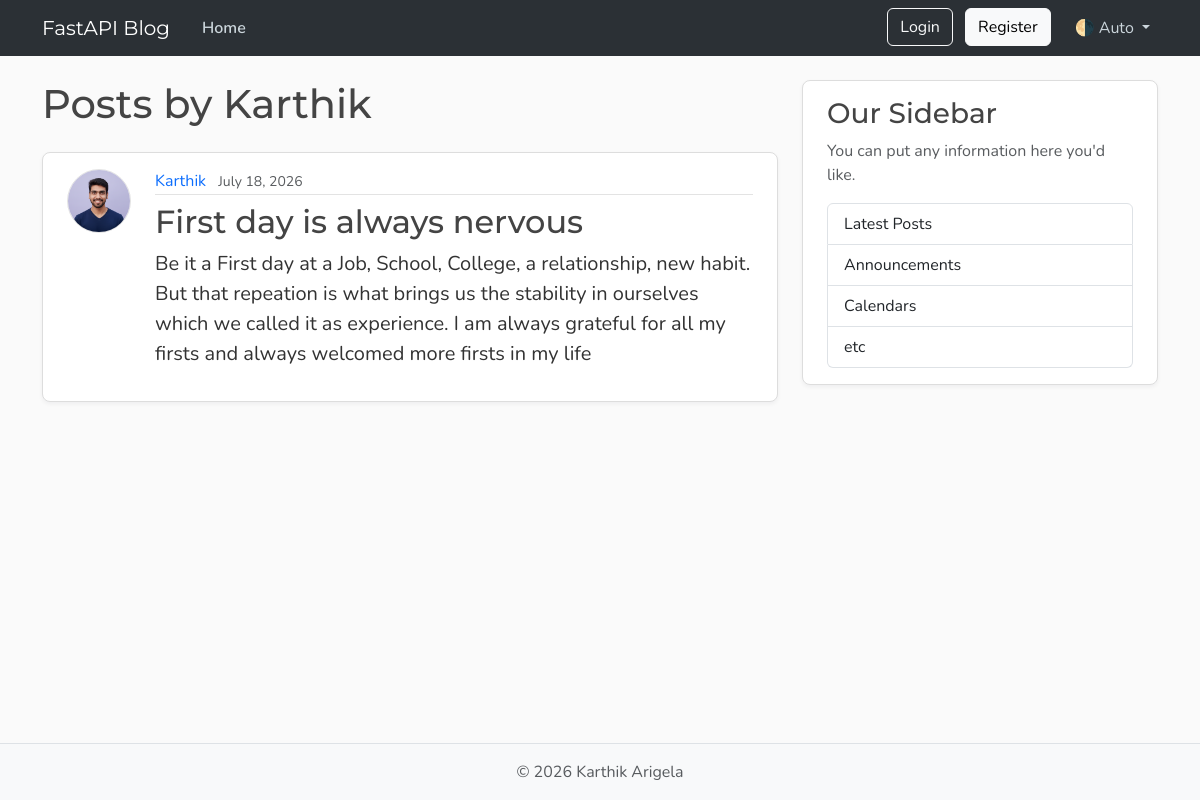
The page /users/1/posts on the database its author committed.
### models.py (models this page shows, shortened)
class User(Base):
    __tablename__ = "users"
    id: Mapped[int] = mapped_column(Integer, primary_key=True, index=True)
    username: Mapped[str] = mapped_column(String(50), unique=True, nullable=False)
    email: Mapped[str] = mapped_column(String(120), unique=True, nullable=False)
    password_hash: Mapped[str] = mapped_column(String(200), nullable=False)
    image_file: Mapped[str | None] = mapped_column(
        String(200),
        nullable=True,
        default=None,
    )
    posts: Mapped[list[Post]] = relationship(back_populates="author", cascade="all, delete-orphan")

class Post(Base):
    __tablename__ = "posts"
    id: Mapped[int] = mapped_column(Integer, primary_key=True, index=True)
    title: Mapped[str] = mapped_column(String(100), nullable=False)
    content: Mapped[str] = mapped_column(Text, nullable=False)
    user_id: Mapped[int] = mapped_column(
        ForeignKey("users.id"),
        nullable=False,
        index=True,
    )
    date_posted: Mapped[datetime] = mapped_column(
        DateTime(timezone=True),
        default=lambda: datetime.now(UTC),
    )
    author: Mapped[User] = relationship(back_populates="posts")

### main.py (the view)
@app.get("/users/{user_id}/posts", name="user_posts")
async def user_posts_page(
    request: Request, user_id: int, db: Annotated[AsyncSession, Depends(get_db)]
):
    result = await db.execute(select(models.User).where(models.User.id == user_id))
    user = result.scalars().first()
    if not user:
        raise HTTPException(
            status_code=status.HTTP_404_NOT_FOUND,
            detail="User not found",
        )
    result = await db.execute(select(models.Post).options(selectinload(models.Post.author)).where(models.Post.user_id == user_id).order_by(models.Post.date_posted.desc()))
    posts = result.scalars().all()
    return templates.TemplateResponse(
        request,
        "user_posts.html",
        {"posts": posts, "user": user, "title": f"{user.username}'s Posts"},
    )

### templates/user_posts.html
{% extends "layout.html" %}
{% block content %}
<h1 class="mb-4">Posts by {{ user.username }}</h1>
{% for post in posts %}
<article class="content-section py-3 px-4 mb-4">
    <div class="d-flex align-items-start gap-4">
        <img class="rounded-circle article-img flex-shrink-0" src="{{ post.author.image_path }}"
            alt="{{ post.author.username }}'s profile picture" width="64" height="64" loading="lazy">
        <div class="flex-grow-1">
            <div class="article-metadata mb-2">
                <a class="me-2" href="{{ url_for('user_posts', user_id=post.author.id) }}">{{ post.author.username
                    }}</a>
                <small class="text-body-secondary">{{ post.date_posted.strftime("%B %d, %Y") }}</small>
            </div>
            <h2>
                <a class="article-title" href="{{ url_for('post_page', post_id=post.id) }}">{{ post.title }}</a>
            </h2>
            <p class="article-content">{{ post.content }}</p>
        </div>
    </div>
</article>
{% else %}
<p class="text-body-secondary">No posts by this user yet.</p>
{% endfor %}
{% endblock content %}

### static/css/main.css (style rules this page uses)
:root { --font-heading: "Montserrat", system-ui, -apple-system, BlinkMacSystemFont, sans-serif; --font-body: "Nunito", system-ui, -apple-system, BlinkMacSystemFont, sans-serif; --color-bg-body: #fafafa; --color-bg-content: #ffffff; --color-text-primary: #333333; --color-text-heading: #444444; --color-steel: #527c9f; --color-nav-link: #cbd5db; --color-nav-link-hover: #ffffff; --color-link-hover: #428bca; --color-border: #dddddd; --color-border-light: #e3e3e3; --spacing-xl: 5rem; --article-img-size: 4rem; --account-img-size: 7.813rem; }
body { font-family: var(--font-body); background: var(--color-bg-body); color: var(--color-text-primary); }
h1, h2, h3, h4, h5, h6 { font-family: var(--font-heading); color: var(--color-text-heading); }
a { text-decoration: none; }
.content-section { background: var(--color-bg-content); border: 1px solid var(--color-border); border-radius: 0.5rem; box-shadow: 0 2px 4px rgba(15, 23, 42, 0.05); transition: box-shadow 0.15s ease, transform 0.15s ease, border-color 0.15s ease; }
.article-title { color: var(--color-text-heading); transition: color 0.2s ease-in-out; }
.article-content { white-space: pre-line; font-size: 1.25rem; }
.article-img { height: var(--article-img-size); width: var(--article-img-size); flex-shrink: 0; object-fit: cover; border: 1px solid var(--color-border-light); box-shadow: 0 0 0 2px var(--color-bg-content); }
.article-metadata { padding-bottom: 0.063rem; border-bottom: 1px solid var(--color-border-light); }
.article-metadata a { transition: color 0.2s ease-in-out; }

### rows shown on the page
User: username "Karthik"
Post: author.image_path (picture), author.username "Karthik", date_posted "July 18, 2026", title "First day is always nervous", content "Be it a First day at a Job, School, College, a relationship, new habit. But that repeation is what brings us the stability in ourselves which we called it as experience. I am always grateful for all my firsts and always welcomed more firsts in my life"
